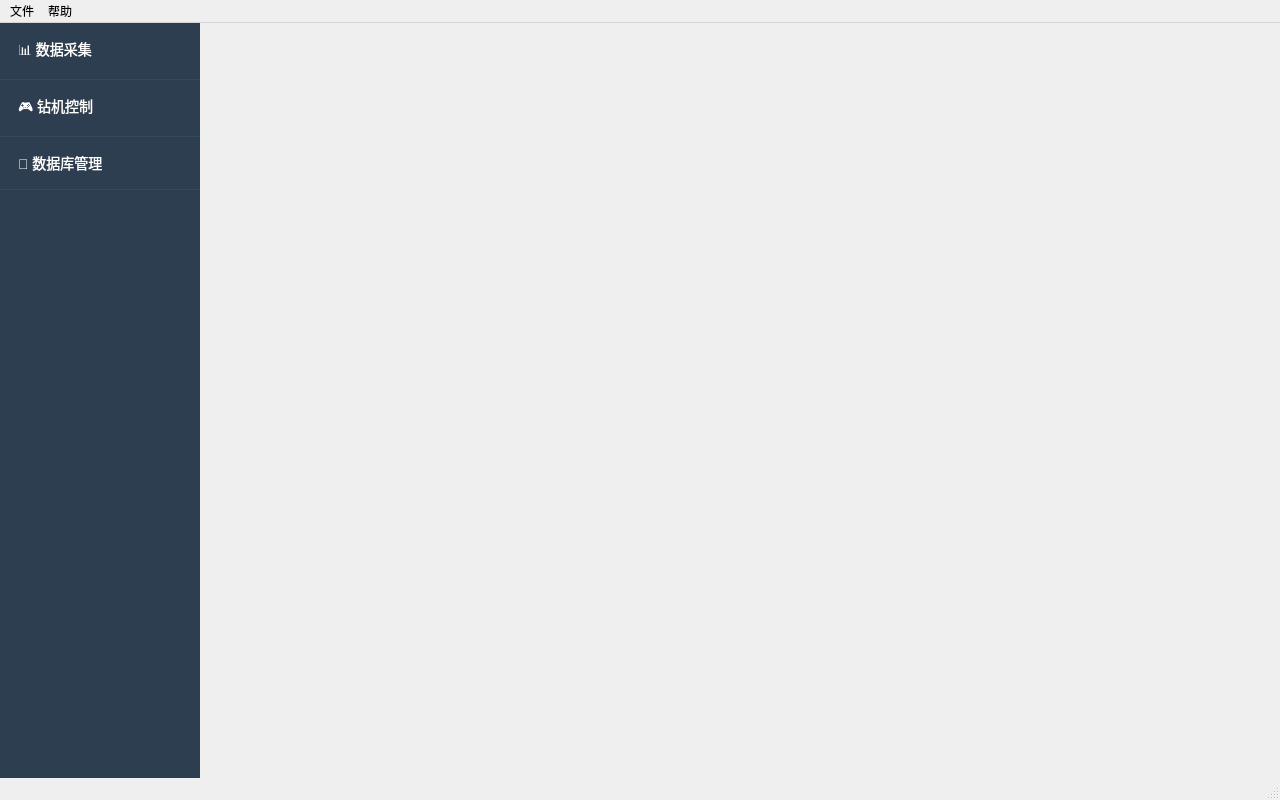
<?xml version="1.0" encoding="UTF-8"?>
<ui version="4.0">
 <class>MainWindow</class>
 <widget class="QMainWindow" name="MainWindow">
  <property name="geometry">
   <rect>
    <x>0</x>
    <y>0</y>
    <width>1280</width>
    <height>800</height>
   </rect>
  </property>
  <property name="windowTitle">
   <string>钻机采集控制系统</string>
  </property>
  <widget class="QWidget" name="centralwidget">
   <layout class="QHBoxLayout" name="horizontalLayout">
    <property name="spacing">
     <number>0</number>
    </property>
    <property name="leftMargin">
     <number>0</number>
    </property>
    <property name="topMargin">
     <number>0</number>
    </property>
    <property name="rightMargin">
     <number>0</number>
    </property>
    <property name="bottomMargin">
     <number>0</number>
    </property>
    <item>
     <!-- 侧边栏 - 页面导航 -->
     <widget class="QListWidget" name="listWidget_pages">
      <property name="maximumSize">
       <size>
        <width>200</width>
        <height>16777215</height>
       </size>
      </property>
      <property name="styleSheet">
       <string notr="true">
        QListWidget {
         background-color: #2c3e50;
         color: white;
         font-size: 14px;
         border: none;
        }
        QListWidget::item {
         padding: 15px;
         border-bottom: 1px solid #34495e;
        }
        QListWidget::item:selected {
         background-color: #3498db;
        }
        QListWidget::item:hover {
         background-color: #34495e;
        }
       </string>
      </property>
      <item>
       <property name="text">
        <string>📊 数据采集</string>
       </property>
      </item>
      <item>
       <property name="text">
        <string>🎮 钻机控制</string>
       </property>
      </item>
      <item>
       <property name="text">
        <string>💾 数据库管理</string>
       </property>
      </item>
     </widget>
    </item>
    <item>
     <!-- 主内容区 - StackedWidget -->
     <widget class="QStackedWidget" name="stackedWidget_pages">
      <property name="currentIndex">
       <number>0</number>
      </property>
      <!-- 数据采集页面 -->
      <widget class="QWidget" name="page_dataCollection">
       <layout class="QVBoxLayout" name="verticalLayout_1">
        <property name="spacing">
         <number>0</number>
        </property>
        <property name="leftMargin">
         <number>0</number>
        </property>
        <property name="topMargin">
         <number>0</number>
        </property>
        <property name="rightMargin">
         <number>0</number>
        </property>
        <property name="bottomMargin">
         <number>0</number>
        </property>
        <item>
         <widget class="SensorPage" name="sensorPage"/>
        </item>
       </layout>
      </widget>
      <!-- 钻机控制页面 -->
      <widget class="QWidget" name="page_drillControl">
       <layout class="QVBoxLayout" name="verticalLayout_2">
        <item>
         <widget class="QLabel" name="label_page2">
          <property name="text">
           <string>钻机控制页面 - 待实现</string>
          </property>
          <property name="alignment">
           <set>Qt::AlignCenter</set>
          </property>
          <property name="font">
           <font>
            <pointsize>16</pointsize>
           </font>
          </property>
         </widget>
        </item>
       </layout>
      </widget>
      <!-- 数据库管理页面 -->
      <widget class="QWidget" name="page_database">
       <layout class="QVBoxLayout" name="verticalLayout_3">
        <item>
         <widget class="QLabel" name="label_page3">
          <property name="text">
           <string>数据库管理页面 - 待实现</string>
          </property>
          <property name="alignment">
           <set>Qt::AlignCenter</set>
          </property>
          <property name="font">
           <font>
            <pointsize>16</pointsize>
           </font>
          </property>
         </widget>
        </item>
       </layout>
      </widget>
     </widget>
    </item>
   </layout>
  </widget>
  <widget class="QMenuBar" name="menubar">
   <property name="geometry">
    <rect>
     <x>0</x>
     <y>0</y>
     <width>1280</width>
     <height>21</height>
    </rect>
   </property>
   <widget class="QMenu" name="menu_file">
    <property name="title">
     <string>文件</string>
    </property>
    <addaction name="action_exit"/>
   </widget>
   <widget class="QMenu" name="menu_help">
    <property name="title">
     <string>帮助</string>
    </property>
    <addaction name="action_about"/>
   </widget>
   <addaction name="menu_file"/>
   <addaction name="menu_help"/>
  </widget>
  <widget class="QStatusBar" name="statusbar"/>
  <action name="action_exit">
   <property name="text">
    <string>退出</string>
   </property>
  </action>
  <action name="action_about">
   <property name="text">
    <string>关于</string>
   </property>
  </action>
 </widget>
 <customwidgets>
  <customwidget>
   <class>SensorPage</class>
   <extends>QWidget</extends>
   <header>ui/SensorPage.h</header>
   <container>1</container>
  </customwidget>
 </customwidgets>
 <resources/>
 <connections/>
</ui>
